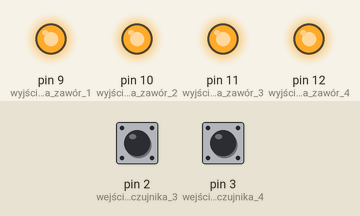
Recording of a sketch running on a simulated Arduino Uno, built with avr-gcc and run on an emulated ATmega328P. Shown: output pins drawn as LEDs (lit = HIGH). Inputs (shaded band) come from the test bench; at power-on: pin 3 (wejście_z_czujnika_4) HIGH, pin 2 (wejście_z_czujnika_3) HIGH.

Above: at 1.2 s.
1.3 s: pin 3 (wejście_z_czujnika_4) pulled LOW for 0.15 s
At 1.9 s:
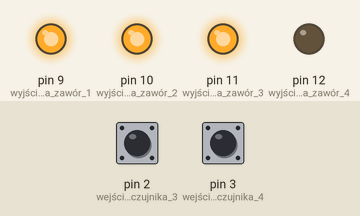
4.4 s: pin 2 (wejście_z_czujnika_3) pulled LOW for 0.15 s
At 5.5 s:
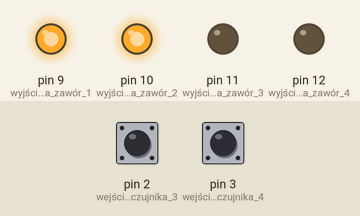
7.5 s: pin 3 (wejście_z_czujnika_4) pulled LOW for 1 s
At 10.1 s:
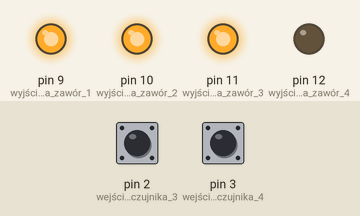
11.5 s: pin 2 (wejście_z_czujnika_3) pulled LOW for 1 s
At 13.7 s:
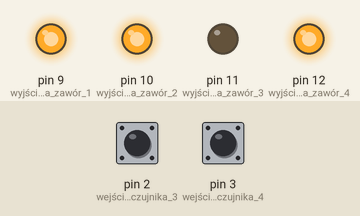
Timing chart, 0 to 18.2 s (numbered marks = the images above; inputs shaded):
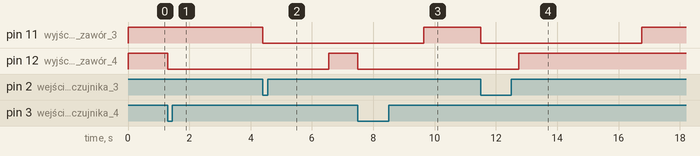

Measured:
- after the input at 1.3 s, pin 12 (wyjście_na_zawór_4): HIGH → LOW at once
- after the input at 4.4 s, pin 11 (wyjście_na_zawór_3): HIGH → LOW at once
- after the input at 7.5 s, pin 12 (wyjście_na_zawór_4): HIGH → LOW at once
- after the input at 11.5 s, pin 11 (wyjście_na_zawór_3): HIGH → LOW at once, → HIGH 5.3 s later

The sketch:

Program_do_natrysku_V6.ino
```cpp
unsigned long aktualnyCzas = 0;
unsigned long zapamietanyCzas1 = 0;
unsigned long roznicaCzasu1 = 0;
unsigned long zapamietanyCzas2 = 0;
unsigned long roznicaCzasu2 = 0;
unsigned long zapamietanyCzas3 = 0;
unsigned long roznicaCzasu3 = 0;
unsigned long zapamietanyCzas4 = 0;
unsigned long roznicaCzasu4 = 0;
unsigned long takt = 5250;           //czas otwarcia elektrozaworu
int stan1 = HIGH;
int stan2 = HIGH;
int stan3 = HIGH;
int stan4 = HIGH;


void setup() {
  Serial.begin(9600);

pinMode (0, INPUT_PULLUP);     //wejście z czujnika 1
pinMode (1, INPUT_PULLUP);     //wejście z czujnika 2
pinMode (2, INPUT_PULLUP);     //wejście z czujnika 3
pinMode (3, INPUT_PULLUP);     //wejście z czujnika 4


pinMode (9, OUTPUT);     //wyjście na zawór 1
pinMode (10, OUTPUT);    //wyjście na zawór 2
pinMode (11, OUTPUT);    //wyjście na zawór 3
pinMode (12, OUTPUT);    //wyjście na zawór 4

digitalWrite (9, HIGH);  // zawor zamkniety podzas uruchomienia
digitalWrite (10, HIGH);   // zawor zamkniety podzas uruchomienia
digitalWrite (11, HIGH);  // zawor zamkniety podzas uruchomienia
digitalWrite (12, HIGH);   // zawor zamkniety podzas uruchomienia
attachInterrupt(digitalPinToInterrupt(0), czujnik1, FALLING);   // wykrycie obiektu przez czujnik 1
attachInterrupt(digitalPinToInterrupt(1), czujnik2, FALLING);   // wykrycie obiektu przez czujnik 2
attachInterrupt(digitalPinToInterrupt(2), czujnik3, FALLING);   // wykrycie obiektu przez czujnik 3
attachInterrupt(digitalPinToInterrupt(3), czujnik4, FALLING);   // wykrycie obiektu przez czujnik 4

}

void loop() {

aktualnyCzas = millis(); // pobieranie aktualnego czasu od startu


roznicaCzasu1 = aktualnyCzas - zapamietanyCzas1;
roznicaCzasu2 = aktualnyCzas - zapamietanyCzas2;
roznicaCzasu3 = aktualnyCzas - zapamietanyCzas3;
roznicaCzasu4 = aktualnyCzas - zapamietanyCzas4;

if (stan1 == LOW && roznicaCzasu1 <= takt){
   digitalWrite (9, stan1);

  }
  else if (stan1 == LOW && roznicaCzasu1 > takt) {
    stan1 = HIGH;
    digitalWrite (9, stan1);

  }
  else {
    stan1 = HIGH;
    digitalWrite (9, stan1);
    zapamietanyCzas1 = aktualnyCzas;
  }

  if (stan2 == LOW && roznicaCzasu2 <= takt){
   digitalWrite (10, stan2);

  }
  else if (stan2 == LOW && roznicaCzasu2 > takt) {
    stan2 = HIGH;
    digitalWrite (10, stan2);

  }
  else {
    stan2 = HIGH;
    digitalWrite (10, stan2);
    zapamietanyCzas2 = aktualnyCzas;
  }
    if (stan3 == LOW && roznicaCzasu3 <= takt){
   digitalWrite (11, stan3);

  }
  else if (stan3 == LOW && roznicaCzasu3 > takt) {
    stan3 = HIGH;
    digitalWrite (11, stan3);

  }
  else {
    stan3 = HIGH;
    digitalWrite (11, stan3);
    zapamietanyCzas3 = aktualnyCzas;
  }
      if (stan4 == LOW && roznicaCzasu4 <= takt){
   digitalWrite (12, stan4);

  }
  else if (stan4 == LOW && roznicaCzasu4 > takt) {
    stan4 = HIGH;
    digitalWrite (12, stan4);

  }
  else {
    stan4 = HIGH;
    digitalWrite (12, stan4);
    zapamietanyCzas4 = aktualnyCzas;
  }
}

void czujnik1(){          // funkcja zmiany stanu dla czujnika 1
  stan1 = LOW;
}

void czujnik2(){          // funkcja zmiany stanu dla czujnika 2
  stan2 = LOW;
}

void czujnik3(){          // funkcja zmiany stanu dla czujnika 3
  stan3 = LOW;
}

void czujnik4(){          // funkcja zmiany stanu dla czujnika 4
  stan4 = LOW;
}
```
